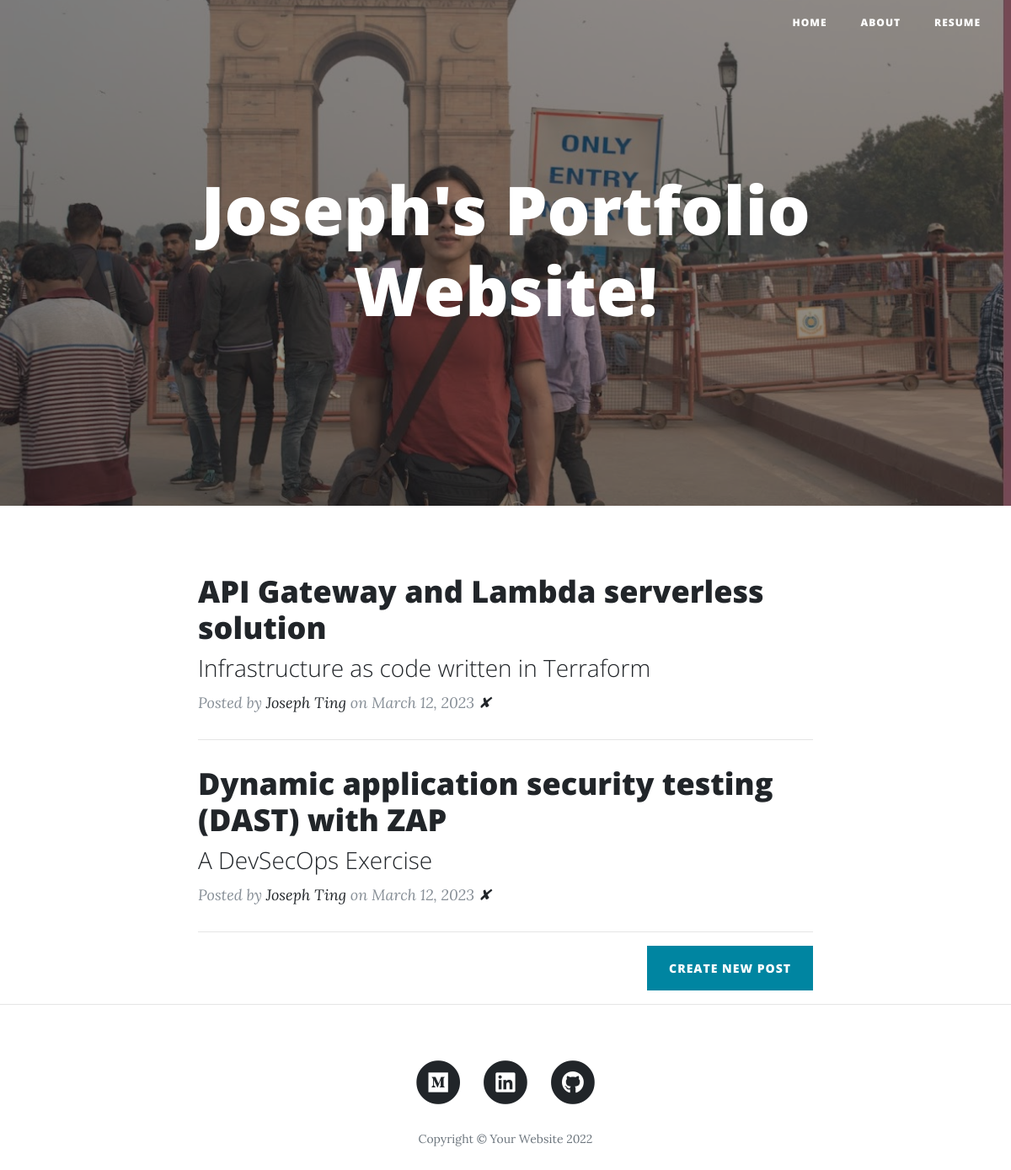
Before: / with the older database file.
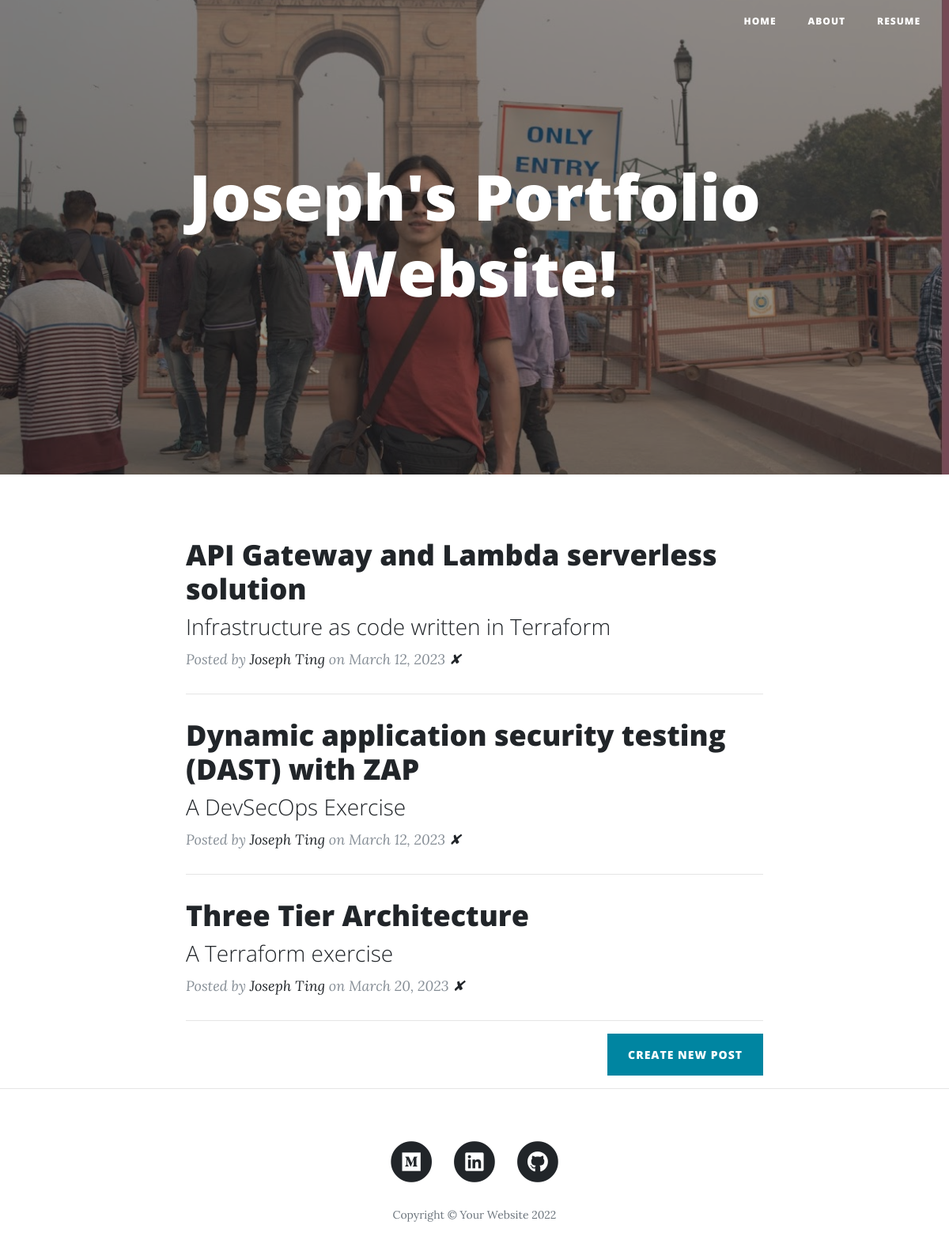
After: the same page with the newer database file.
### main.py (models this page shows)
class BlogPost(db.Model):
    id = db.Column(db.Integer, primary_key=True)
    title = db.Column(db.String(250), unique=True, nullable=False)
    subtitle = db.Column(db.String(250), nullable=False)
    date = db.Column(db.String(250), nullable=False)
    body = db.Column(db.Text, nullable=False)
    author = db.Column(db.String(250), nullable=False)
    img_url = db.Column(db.String(250), nullable=False)

### main.py (the view)
@app.route('/')
def get_all_posts():
    posts = BlogPost.query.all()
    return render_template("index.html", all_posts=posts)

### templates/index.html
{% include "header.html" %}
  <header class="masthead" style="background-image: url({{ url_for('static', filename='img/indiagate.jpg')}})">
    <div class="overlay"></div>
    <div class="container">
      <div class="row">
        <div class="col-lg-8 col-md-10 mx-auto">
          <div class="site-heading">
            <h1>Joseph's Portfolio Website!</h1>
          </div>
        </div>
      </div>
    </div>
  </header>
  <div class="container">
    <div class="row">
      <div class="col-lg-8 col-md-10 mx-auto">
        {% for post in all_posts %}
        <div class="post-preview">
          <a href="{{ url_for('show_post', post_id=post.id) }}">
            <h2 class="post-title">
              {{post.title}}
            </h2>
            <h3 class="post-subtitle">
              {{post.subtitle}}
            </h3>
          </a>
        <p class="post-meta">Posted by
           <a href="#">{{post.author}}</a>
           on {{post.date}}
           <a href="{{url_for('delete_post', post_id=post.id) }}">✘</a>
         </p>
        </div>
        <hr>
        {% endfor %}
        <div class="clearfix">
          <a class="btn btn-primary float-right" href="{{url_for('add_new_post')}}">Create New Post</a>
        </div>
      </div>
    </div>
  </div>
  <hr>
{% include "footer.html" %}

### templates/header.html (shortened to what this page needs)
<!DOCTYPE html>
<html lang="en">
<head>
  <link href="{{ url_for('static', filename='vendor/bootstrap/css/bootstrap.min.css') }}" rel="stylesheet">
  <link href="{{ url_for('static', filename='vendor/fontawesome-free/css/all.min.css')}}" rel="stylesheet" type="text/css">
  <link href="{{ url_for('static', filename='css/clean-blog.min.css')}}" rel="stylesheet">
</head>
<body>
  <nav class="navbar navbar-expand-lg navbar-light fixed-top" id="mainNav">
      <div class="collapse navbar-collapse" id="navbarResponsive">
        <ul class="navbar-nav ml-auto">
          <li class="nav-item">
            <a class="nav-link" href="/">Home</a>
          </li>
          <li class="nav-item">
            <a class="nav-link" href="/about">About</a>
          </li>
          <li class="nav-item">
            <a class="nav-link" href="/resume">Resume</a>
          </li>
        </ul>
      </div>
  </nav>

### templates/footer.html (shortened to what this page needs)
  <footer>
    <div class="container">
      <div class="row">
        <div class="col-lg-8 col-md-10 mx-auto">
          <ul class="list-inline text-center">
            <li class="list-inline-item">
              <a href="https://medium.com/@josephting919">
                <span class="fa-stack fa-lg">
                  <i class="fas fa-circle fa-stack-2x"></i>
                  <i class="fab fa-medium fa-stack-1x fa-inverse"></i>
                </span>
              </a>
            </li>
            <li class="list-inline-item">
              <a href="https://www.linkedin.com/in/joseph-ting-925a01241/">
                <span class="fa-stack fa-lg">
                  <i class="fas fa-circle fa-stack-2x"></i>
                  <i class="fab fa-linkedin fa-stack-1x fa-inverse"></i>
                </span>
              </a>
            </li>
            <li class="list-inline-item">
              <a href="https://github.com/joeting19">
                <span class="fa-stack fa-lg">
                  <i class="fas fa-circle fa-stack-2x"></i>
                  <i class="fab fa-github fa-stack-1x fa-inverse"></i>
                </span>
              </a>
            </li>
          </ul>
          <p class="copyright text-muted">Copyright &copy; Your Website 2022</p>
        </div>
      </div>
    </div>
  </footer>
</body>
</html>

Changed rows visible on the page:
added BlogPost: title "Three Tier Architecture", subtitle "A Terraform exercise", author "Joseph Ting", date "March 20, 2023"
